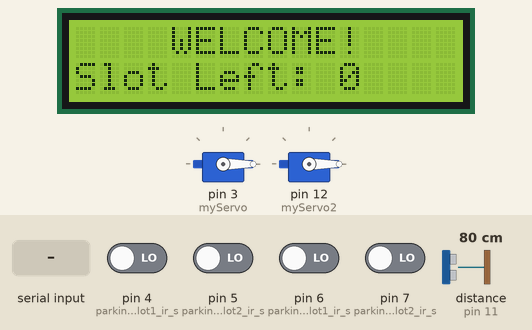
The sketch below on a simulated Arduino Uno, built with avr-gcc and run on an emulated ATmega328P. On the bench: 16×2 character LCD, 2 × servo. Wiring (inferred from the names in the program): ultrasonic range finder: trigger pin 10; echo pin 11. The inputs (shaded band) are chosen by the test bench; at power-on: pin 4 (parking1_slot1_ir_s), pin 5 (parking1_slot2_ir_s), pin 6 (parking2_slot1_ir_s), pin 7 (parking2_slot2_ir_s) LOW, distance to the obstacle (sensor on pin 11) 80 cm. The echo pulse lasts 58.3 µs per cm; what the sketch prints to the serial monitor is not drawn.

Above: at 3.2 s.
3.3 s: "/open" received over the second serial link
At 7.3 s:
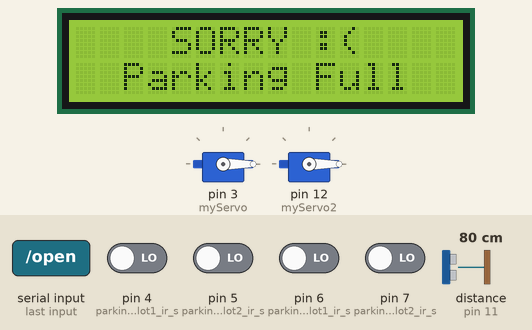
11.1 s: distance to the obstacle (sensor on pin 11) set to 8 cm
15.5 s: distance to the obstacle (sensor on pin 11) set to 5 cm
At 17.1 s:
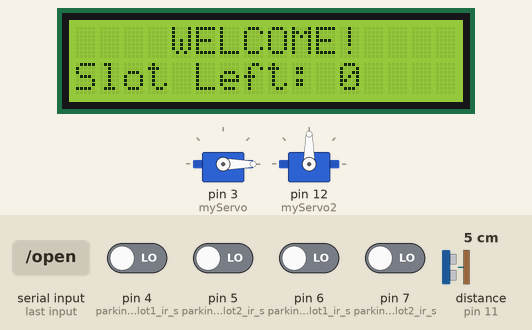
19.9 s: pin 4 (parking1_slot1_ir_s) driven HIGH
At 20.9 s:
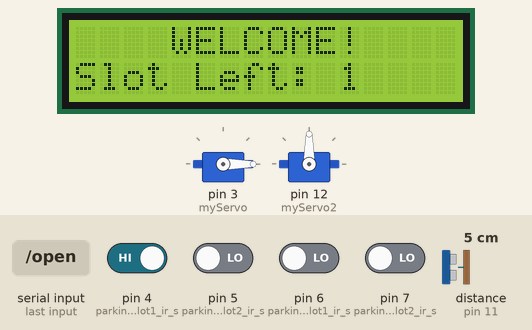
24.3 s: pin 5 (parking1_slot2_ir_s) driven HIGH
At 28.6 s:
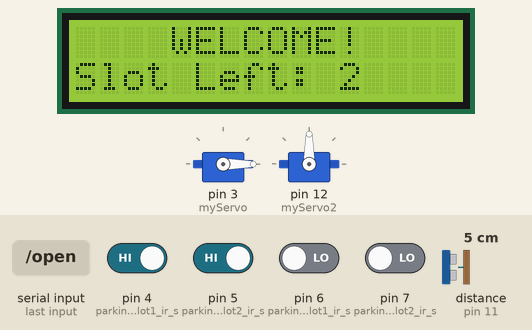
29.2 s: pin 6 (parking2_slot1_ir_s) driven HIGH
At 32.4 s:
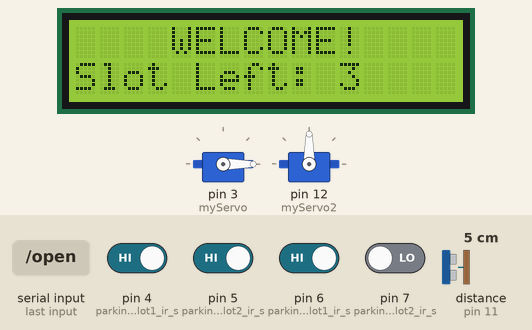
Timing chart, 0 to 33.9 s (numbered marks = the images above; inputs shaded):
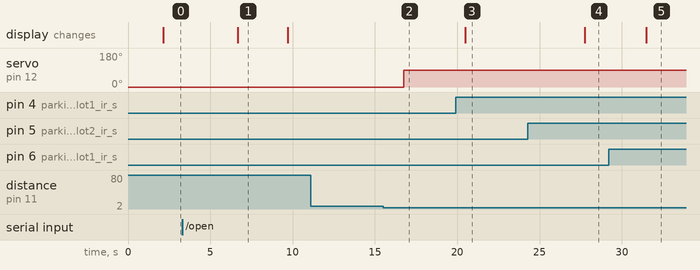

The sketch:

monitoring_slot.ino
```cpp
#include <SPI.h>
#include <Servo.h>
#include <Wire.h>
#include <LiquidCrystal_I2C.h>
#include <SoftwareSerial.h>
#define Trigpin 10
#define Echopin 11

LiquidCrystal_I2C lcd(0x27, 16, 2);
Servo myServo;
Servo myServo2;
SoftwareSerial mySerial(8, 9);

int parking1_slot1_ir_s = 4;
int parking1_slot2_ir_s = 5;

int parking2_slot1_ir_s = 6;
int parking2_slot2_ir_s = 7;

int visitor = 0;
int statusslot = 0;
int maxslot = 4;
int statusrfid = 0;
int datastatus;

int con1 = 0;
int con2 = 0;
int con3 = 0;
int con4 = 0;

String sensor1;
String sensor2;
String sensor3;
String sensor4;

String cdata = "";


void setup()
{
  Serial.begin(9600);   // Initiate a serial communication
  mySerial.begin(9600);
  lcd.init();
  lcd.backlight();
  pinMode(Trigpin, OUTPUT);
  pinMode(Echopin, INPUT);
  myServo.attach(3);
  myServo.write(0);
  myServo2.attach(12);
  myServo2.write(0);
  pinMode(parking1_slot1_ir_s, INPUT);
  pinMode(parking1_slot2_ir_s, INPUT);
  pinMode(parking2_slot1_ir_s, INPUT);
  pinMode(parking2_slot2_ir_s, INPUT);
  lcd.setCursor (0, 0);
  lcd.print("     ARDUINO    ");
  lcd.setCursor (0, 1);
  lcd.print(" PARKING SYSTEM ");
  delay (2000);
  lcd.clear();
}
void loop()
{
  p1slot1();
  p1slot2();
  p2slot1();
  p2slot2();
  entrance_gate();
  exitdoor();
  printdata();
}

void p1slot1()
{
  if (con1 == 0)
  {
    if (digitalRead(parking1_slot1_ir_s) == HIGH)
    {
      sensor1 = "p1s1off";
      Serial.println(sensor1);
      delay(200);
      con1 = 1;
      visitor -= 1;
      statusslot += 1;
    }
  }
  if (con1 == 1)
  {
    if (digitalRead(parking1_slot1_ir_s) == LOW)
    {
      sensor1 = "p1s1on";
      Serial.println(sensor1);
      delay(200);
      con1 = 0;
      visitor += 1;
      statusslot -= 1;
    }
  }
  Serial.println(sensor1);
}

void p1slot2()
{
  if (con2 == 0)
  {
    if (digitalRead(parking1_slot2_ir_s) == HIGH)
    {
      sensor2 = "p1s2off";
      delay(200);
      con2 = 1;
      visitor -= 1;
      statusslot += 1;
    }
  }
  if (con2 == 1)
  {
    if (digitalRead(parking1_slot2_ir_s) == LOW)
    {
      sensor2 = "p1s2on";
      delay(200);
      con2 = 0;
      visitor += 1;
      statusslot -= 1;
    }
  }
  Serial.println(sensor2);
}


void p2slot1()
{
  if (con3 == 0)
  {
    if (digitalRead(parking2_slot1_ir_s) == HIGH)
    {
      sensor3 = "p2s1off";
      delay(200);
      con3 = 1;
      visitor -= 1;
      statusslot += 1;
    }
  }
  if (con3 == 1)
  {
    if (digitalRead(parking2_slot1_ir_s) == LOW)
    {
      sensor3 = "p2s1on";
      delay(200);
      con3 = 0;
      visitor += 1;
      statusslot -= 1;
    }
  }
  Serial.println(sensor3);
}


void p2slot2()
{
  if (con4 == 0)
  {
    if (digitalRead(parking2_slot2_ir_s) == HIGH)
    {
      sensor4 = "p2s2off";
      delay(200);
      con4 = 1;
      visitor -= 1;
      statusslot += 1;
    }
  }
  if (con4 == 1)
  {
    if (digitalRead(parking2_slot2_ir_s) == LOW)
    {
      sensor4 = "p2s2on";
      delay(200);
      con4 = 0;
      visitor += 1;
      statusslot -= 1;
    }
  }
  Serial.println(sensor4);
}

void entrance_gate()
{
  if (mySerial.available() > 0)
  {
    String cmd = mySerial.readString();
    cmd.trim();
    if (statusslot > 0 && cmd == "/open") {
      myServo.write(90);
      delay(3000);
      myServo.write(0);
      delay(1500);
    } else {
      myServo.attach(3);
      myServo.write(0);
      lcd.setCursor (0, 0);
      lcd.print("    SORRY :(    ");
      lcd.setCursor (0, 1);
      lcd.print("  Parking Full  ");
      delay (3000);
      lcd.clear();
    }
  }
  lcd.setCursor (0, 0);
  lcd.print("    WELCOME!    ");
  lcd.setCursor (0, 1);
  lcd.print("Slot Left: ");
  lcd.print(statusslot);
}

void exitdoor()
{
  long duration, distance;
  digitalWrite(Trigpin, LOW);
  delayMicroseconds(2);
  digitalWrite(Trigpin, HIGH);
  delayMicroseconds(10);
  digitalWrite(Trigpin, LOW);
  duration = pulseIn(Echopin, HIGH);
  distance = (duration / 2) / 29.1;

  if (distance <= 5)
  {
    myServo2.write(90);
    delay(1500);
  }
  else
  {
    myServo2.write(0);
    delay(1500);
  }
}
void printdata()
{
  cdata = cdata + sensor1 + "," + sensor2 + "," + sensor3 + "," + sensor4 + ",";
  Serial.println(cdata);
  delay(2000);
  cdata = "";
}
```

Measured:
- the behaviour switches between 7 and 6 cm on distance to the obstacle (sensor on pin 11) (found by bisection; images 1 and 2)
- after the input at 3.3 s, the display: changes after 3.4 s (image 1)
- after the input at 11.1 s, every drawn part: stays the same
- after the input at 15.5 s, servo on pin 12 (myServo2): 0° → 90° after 1.3 s
- after the input at 19.9 s, the display: changes after 0.58 s (image 3)
- after the input at 24.3 s, the display: changes after 3.4 s (image 4)
- after the input at 29.2 s, the display: changes after 2.3 s (image 5)
- what the display in image 1 shows lasts 3.0 s, from 6.7 s to 9.7 s
